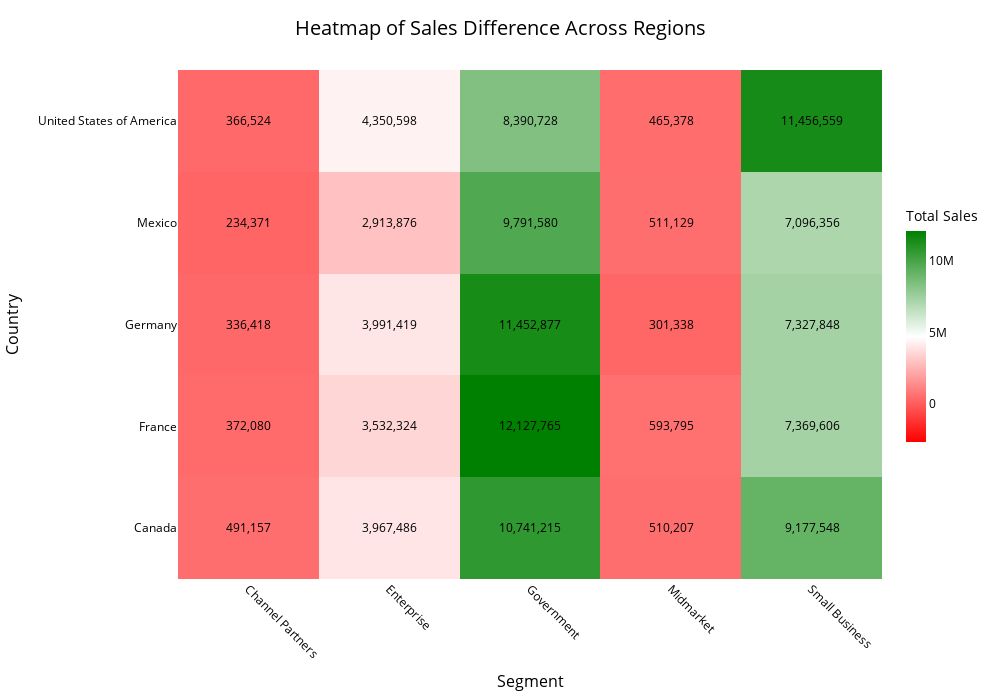

Notebook source saved alongside this figure:
### Code cell
fig = go.Figure(data=go.Heatmap(
    z=regional_sales.values,
    x=regional_sales.columns,
    y=regional_sales.index,
    colorscale=[[0, 'red'], [0.5, 'white'], [1, 'green']],
    text=regional_sales.values,
    texttemplate="%{text:,}",
    textfont=dict(size=12, color="black"),
    colorbar=dict(
        title=dict(
            text="Total Sales",
            font=dict(size=14, color="black")
        ),
        tickfont=dict(size=12, color="black"),
        thickness=20,
        len=0.5
    ),
    zmid=regional_sales.values.mean()
))

fig.update_layout(
    title=dict(
        text="Heatmap of Sales Difference Across Regions",
        font=dict(size=20, color="black"),
        x=0.5
    ),
    xaxis=dict(
        title=dict(
            text="Segment",
            font=dict(size=16, color="black")
        ),
        tickangle=45,
        tickfont=dict(size=12, color="black"),
        side="bottom"
    ),
    yaxis=dict(
        title=dict(
            text="Country",
            font=dict(size=16, color="black")
        ),
        tickfont=dict(size=12, color="black")
    ),
    template="plotly_white",
    width=1000,
    height=700,
    margin=dict(l=120, r=20, t=70, b=70)
)

fig.show()

### Figure 1 — Plotly figure (JSON) as saved in the notebook; plotly's stock layout.template omitted (floating-point values rounded to 4 significant figures)
{"data": [{"colorbar": {"len": 0.5, "thickness": 20, "tickfont": {"color": "black", "size": 12}, "title": {"font": {"color": "black", "size": 14}, "text": "Total Sales"}}, "colorscale": [[0, "red"], [0.5, "white"], [1, "green"]], "text": [[491157, 3967486, 10741215, 510207, 9177548], [372080, 3532324, 12127765, 593795, 7369606], [336418, 3991419, 11452877, 301338, 7327848], [234371, 2913876, 9791580, 511129, 7096356], [366524, 4350598, 8390728, 465378, 11456559]], "textfont": {"color": "black", "size": 12}, "texttemplate": "%{text:,}", "type": "heatmap", "x": ["Channel Partners", "Enterprise", "Government", "Midmarket", "Small Business"], "y": ["Canada", "France", "Germany", "Mexico", "United States of America"], "z": [[491157, 3967486, 10741215, 510207, 9177548], [372080, 3532324, 12127765, 593795, 7369606], [336418, 3991419, 11452877, 301338, 7327848], [234371, 2913876, 9791580, 511129, 7096356], [366524, 4350598, 8390728, 465378, 11456559]], "zmid": 4715000.0}], "layout": {"height": 700, "margin": {"b": 70, "l": 120, "r": 20, "t": 70}, "title": {"font": {"color": "black", "size": 20}, "text": "Heatmap of Sales Difference Across Regions", "x": 0.5}, "width": 1000, "xaxis": {"side": "bottom", "tickangle": 45, "tickfont": {"color": "black", "size": 12}, "title": {"font": {"color": "black", "size": 16}, "text": "Segment"}}, "yaxis": {"tickfont": {"color": "black", "size": 12}, "title": {"font": {"color": "black", "size": 16}, "text": "Country"}}}}
